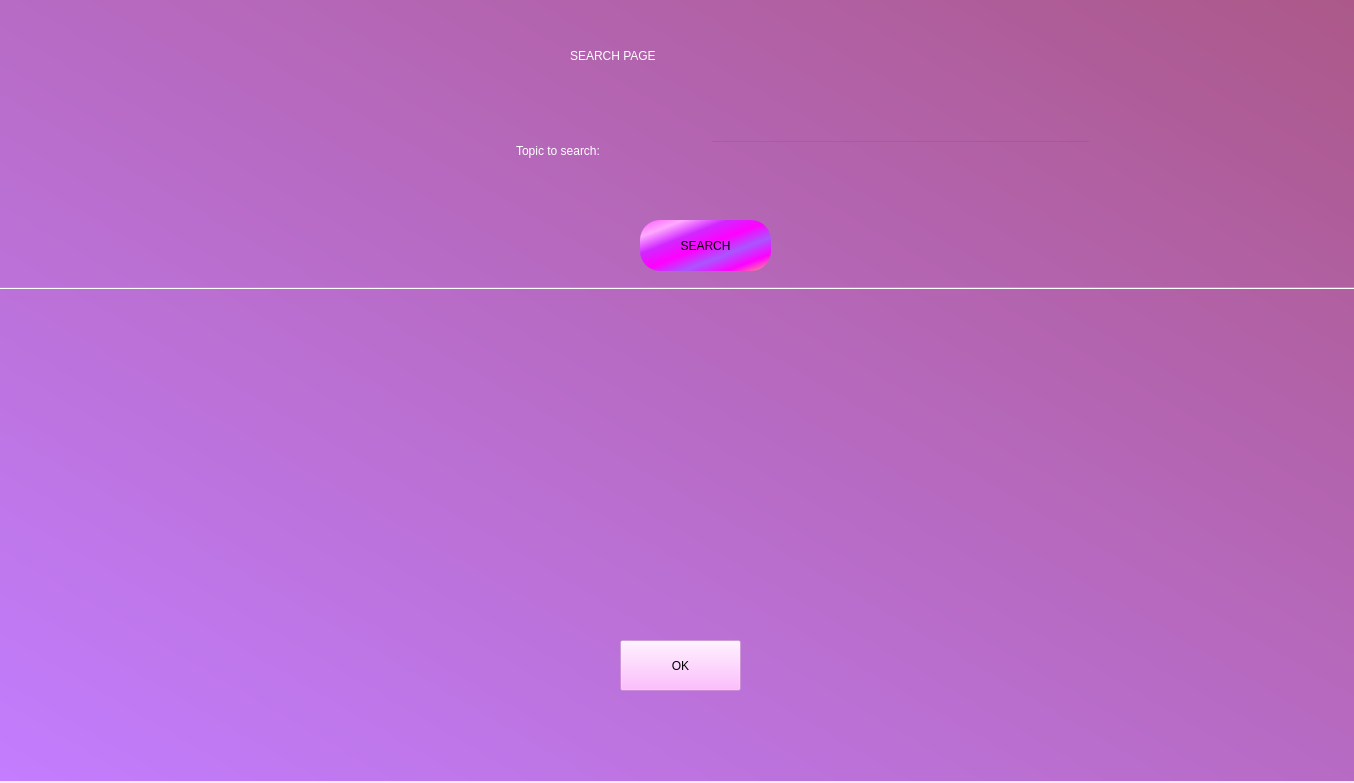
<?xml version="1.0" encoding="UTF-8"?>
<ui version="4.0">
 <class>Form</class>
 <widget class="QWidget" name="Form">
  <property name="geometry">
   <rect>
    <x>0</x>
    <y>0</y>
    <width>1354</width>
    <height>783</height>
   </rect>
  </property>
  <property name="windowTitle">
   <string>Form</string>
  </property>
  <widget class="QWidget" name="widget" native="true">
   <property name="geometry">
    <rect>
     <x>-10</x>
     <y>-80</y>
     <width>1461</width>
     <height>861</height>
    </rect>
   </property>
   <property name="styleSheet">
    <string notr="true">QWidget#widget
{background-color:qlineargradient(spread:pad, x1:0, y1:1, x2:1, y2:0, stop:0 rgba(195, 125, 255, 255), stop:1 rgba(170, 85, 127, 255))}</string>
   </property>
   <widget class="QLabel" name="label">
    <property name="geometry">
     <rect>
      <x>580</x>
      <y>110</y>
      <width>271</width>
      <height>51</height>
     </rect>
    </property>
    <property name="styleSheet">
     <string notr="true">color:rgb(255, 255, 255);
font: 28pt &quot;MS Shell Dlg 2&quot;;</string>
    </property>
    <property name="text">
     <string>SEARCH PAGE</string>
    </property>
   </widget>
   <widget class="QLineEdit" name="lineEdit">
    <property name="geometry">
     <rect>
      <x>720</x>
      <y>220</y>
      <width>381</width>
      <height>31</height>
     </rect>
    </property>
    <property name="styleSheet">
     <string notr="true">background-color: rgba(0,0,0,0)</string>
    </property>
   </widget>
   <widget class="QLabel" name="label_2">
    <property name="geometry">
     <rect>
      <x>526</x>
      <y>210</y>
      <width>161</width>
      <height>41</height>
     </rect>
    </property>
    <property name="styleSheet">
     <string notr="true">color:rgb(255, 255, 255);
font: 16pt &quot;MS Shell Dlg 2&quot;;</string>
    </property>
    <property name="text">
     <string>Topic to search:</string>
    </property>
   </widget>
   <widget class="QPushButton" name="pushButton">
    <property name="geometry">
     <rect>
      <x>650</x>
      <y>300</y>
      <width>131</width>
      <height>51</height>
     </rect>
    </property>
    <property name="styleSheet">
     <string notr="true">background-color:qlineargradient(spread:pad, x1:0, y1:0, x2:1, y2:1, stop:0 rgba(255, 85, 255, 255), stop:0.166 rgba(255, 170, 255, 255), stop:0.333 rgba(209, 39, 255, 255), stop:0.5 rgba(255, 0, 255, 255), stop:0.666 rgba(170, 85, 255, 255), stop:0.833 rgba(255, 0, 255, 255), stop:1 rgba(255, 170, 127, 255));

font: 16pt &quot;MS Shell Dlg 2&quot;;
border-radius:20px;
border-color:rgb(255, 255, 255)</string>
    </property>
    <property name="text">
     <string>SEARCH</string>
    </property>
   </widget>
   <widget class="QLabel" name="value">
    <property name="geometry">
     <rect>
      <x>70</x>
      <y>400</y>
      <width>1211</width>
      <height>281</height>
     </rect>
    </property>
    <property name="styleSheet">
     <string notr="true">font: 14pt &quot;MS Shell Dlg 2&quot;;
color:rgb(255, 255, 255)</string>
    </property>
    <property name="text">
     <string/>
    </property>
   </widget>
   <widget class="QLabel" name="label_3">
    <property name="geometry">
     <rect>
      <x>30</x>
      <y>710</y>
      <width>571</width>
      <height>71</height>
     </rect>
    </property>
    <property name="styleSheet">
     <string notr="true">color:rgb(0, 255, 255);
font: 75 15pt &quot;Courier&quot;;</string>
    </property>
    <property name="text">
     <string/>
    </property>
   </widget>
   <widget class="QPushButton" name="pushButton_2">
    <property name="geometry">
     <rect>
      <x>630</x>
      <y>720</y>
      <width>121</width>
      <height>51</height>
     </rect>
    </property>
    <property name="styleSheet">
     <string notr="true">background-color:rgb(255, 170, 255,100);
font: 14pt &quot;MS Shell Dlg 2&quot;;</string>
    </property>
    <property name="text">
     <string>OK</string>
    </property>
   </widget>
   <widget class="Line" name="line">
    <property name="geometry">
     <rect>
      <x>-10</x>
      <y>360</y>
      <width>1401</width>
      <height>16</height>
     </rect>
    </property>
    <property name="orientation">
     <enum>Qt::Horizontal</enum>
    </property>
   </widget>
   <widget class="QLabel" name="data">
    <property name="geometry">
     <rect>
      <x>850</x>
      <y>750</y>
      <width>361</width>
      <height>16</height>
     </rect>
    </property>
    <property name="styleSheet">
     <string notr="true">color:rgb(255, 255, 255);
font: 14pt &quot;MS Shell Dlg 2&quot;;</string>
    </property>
    <property name="text">
     <string/>
    </property>
   </widget>
  </widget>
 </widget>
 <resources/>
 <connections/>
</ui>
